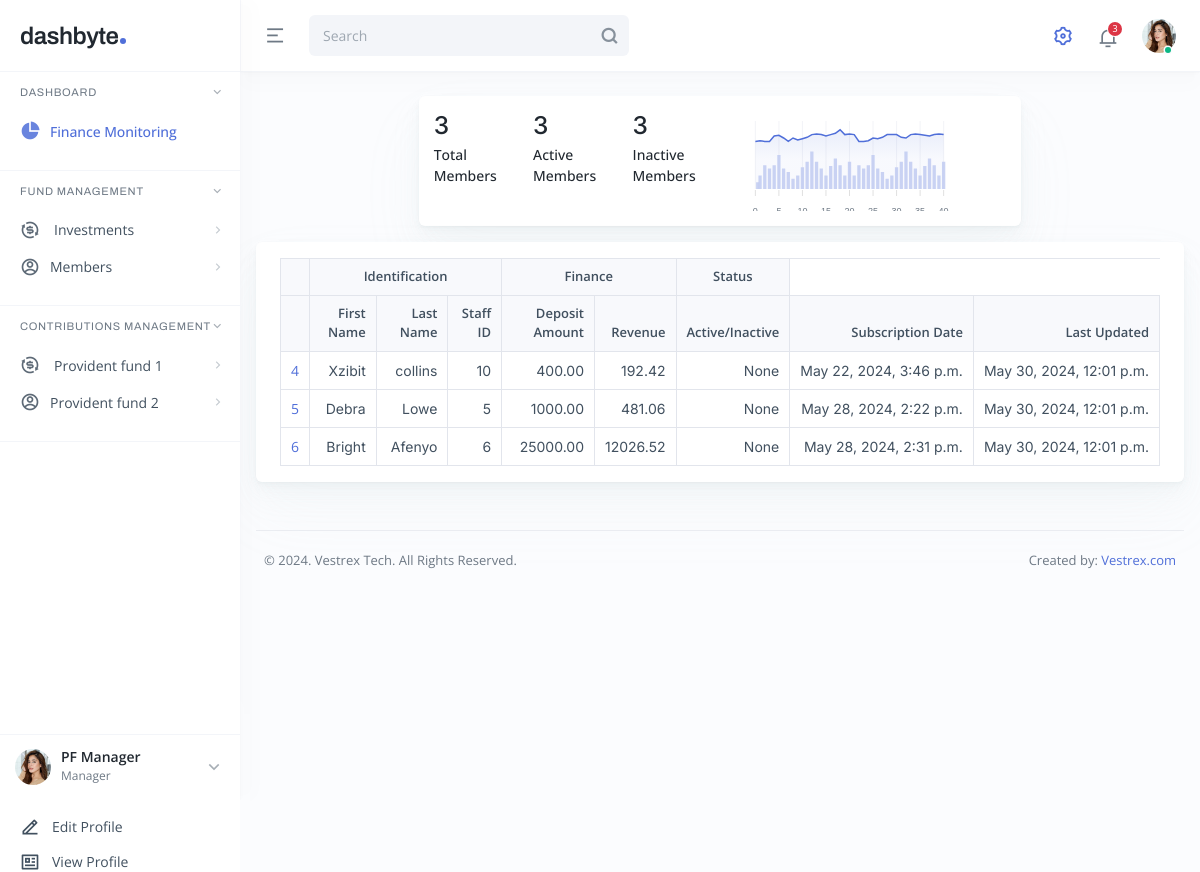
The app's page /fund/memberList/, older data.
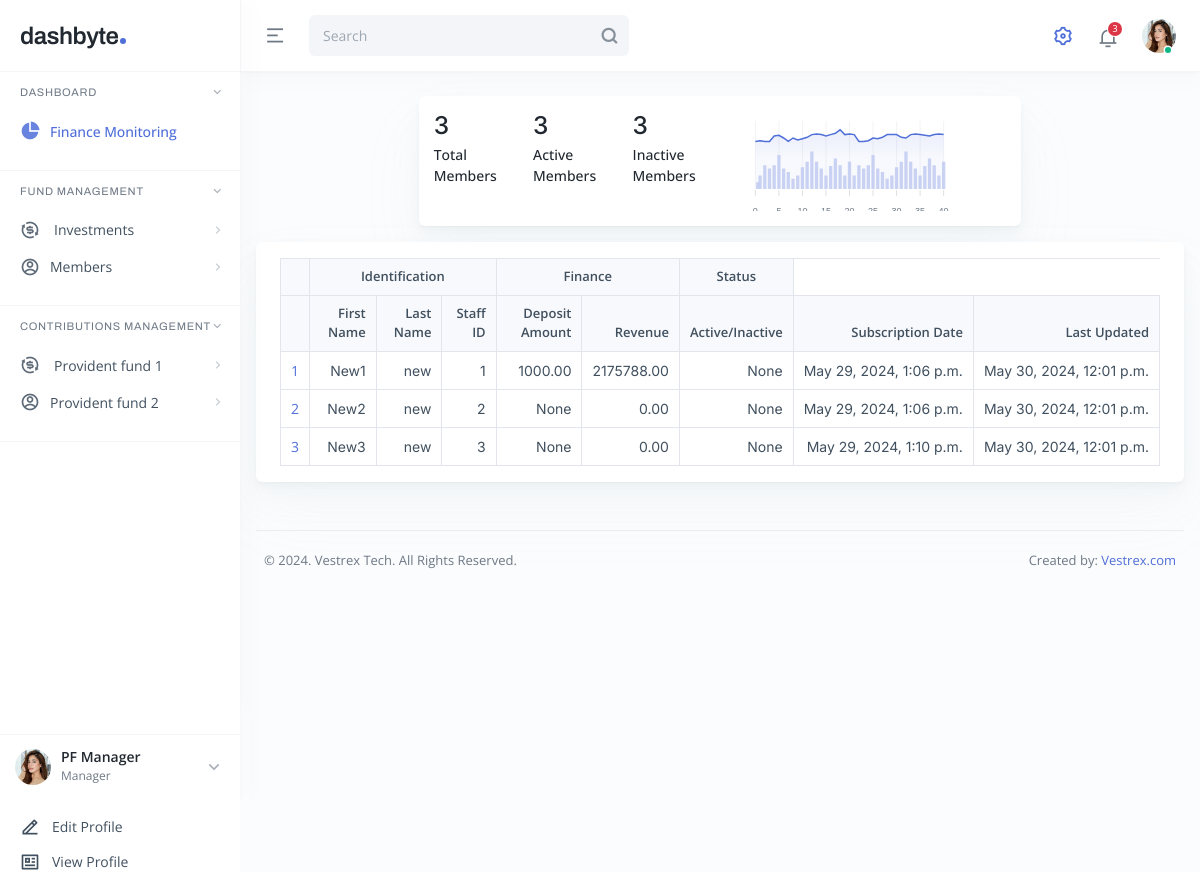
The same page, newer data.
### Fund/models.py (models this page shows, shortened)
class Member(models.Model):
    first_name = models.CharField(max_length=30)
    last_name = models.CharField(max_length=30)
    staff_id = models.PositiveIntegerField(unique=True)
    total_amount_to_date = models.DecimalField(max_digits=10, decimal_places=2, blank=True, null=True)
    profit = models.DecimalField(max_digits=10, decimal_places=2,blank=True, null=True)
    status = models.CharField(max_length=20,blank=True, null=True)
    subscription_date = models.DateTimeField(auto_now_add=True)
    updated_date = models.DateTimeField(auto_now=True)

### Fund/views.py (the view)
# urls.py: path('memberList/', views.MemberListView.as_view(), name='member_list'),
class MemberListView(ListView):
    model = Member
    template_name = 'dashboard/member_list.html'
    context_object_name = 'member_list'
    def get_context_data(self, **kwargs):
        context = super().get_context_data(**kwargs)
        queryset = self.get_queryset()
        context['member_count'] = self.get_queryset().count()
        total_contribution = queryset.aggregate(total=Sum(Cast('total_amount_to_date',FloatField())*1.0))['total'] or 0.0
        total_profit = InvestmentDetail.objects.aggregate(total=Sum(Cast('interest_amount',FloatField())*1.0))['total'] or 0.0
        for member in queryset:
            member_contribution = member.total_amount_to_date or 0.0
            member_contribution = float(member_contribution)
            if total_contribution !=0:
                member_profit = ((member_contribution)/(total_contribution))*total_profit
            else:
                member_profit = 0.0
            member.profit = member_profit
            member.save()
        context['member_list']= queryset
        return context

### Fund/templates/dashboard/member_list.html
{% extends 'dashboard/base.html' %}
{% block content %}
<div class="main main-app p-3 p-lg-4">
    <div class="row g-3 justify-content-center">
        <div class="col-md-10 col-xl-8">
        <div class="card card-one">
            <div class="card-body">
              <div class="row">
                <div class="col-2">
                  <h3 class="card-value mb-1">{{ member_count }}</h3>
                  <label class="card-title fw-medium text-dark mb-1">Total Members</label>
                </div>
                <div class="col-2">
                  <h3 class="card-value mb-1">{{ member_count }}</h3>
                  <label class="card-title fw-medium text-dark mb-1">Active Members</label>
                </div>
                <div class="col-2">
                  <h3 class="card-value mb-1">{{ member_count }}</h3>
                  <label class="card-title fw-medium text-dark mb-1">Inactive Members</label>
                </div>
                <div class="col-5">
                  <div id="apexChart2"></div>
                </div>
              </div>
            </div>
        </div>
    </div>
  <div class="card card-one mt-3">
    <div class="card-body p-3">
      <div class="table-responsive">
        <table class="table table-four table-bordered">
          <thead>
            <tr>
              <th>&nbsp;</th>
              <th colspan="3">Identification</th>
              <th colspan="2">Finance</th>
              <th colspan="1">Status</th>
            </tr>
            <tr>
              <th></th>
              <th>First Name</th>
              <th>Last Name</th>
              <th>Staff ID</th>
              <th>Deposit Amount</th>
              <th>Revenue</th>
              <th>Active/Inactive</th>
              <th>Subscription Date</th>
              <th>Last Updated</th>
            </tr>
          </thead>
            <tbody>
              {% for member in member_list %}
                <tr>
                  <td><a href="{% url 'member_detail' member.pk %}">{{ member.id }}</a></td>
                  <td>{{ member.first_name }}</td>
                  <td>{{ member.last_name }}</td>
                  <td>{{ member.staff_id }}</td>
                  <td>{{ member.total_amount_to_date }}</td>
                  <td>{{ member.profit|floatformat:"2" }}</td>
                  <td>{{ member.status }}</td>
                  <td>{{ member.subscription_date }}</td>
                  <td>{{ member.updated_date }}</td>
                </tr>
              {% endfor %}
            </tbody>
        </table>
      </div>
    </div>
  </div>
{% endblock %}

### Fund/templates/dashboard/base.html (shortened to what this page needs)
{% load static %}
<!DOCTYPE html>
<html lang="en">
<head>
    <link rel="stylesheet" href="{% static 'lib/remixicon/fonts/remixicon.css' %}">
    <link rel="stylesheet" href="{% static '/lib/apexcharts/apexcharts.css' %}">
    <link rel="stylesheet" href="{% static 'assets/css/style.min.css' %}">
  </head>
  <body>
    <div class="sidebar">
      <div class="sidebar-header">
        <a href="../index.html" class="sidebar-logo">dashbyte</a>
      </div>
      <div id="sidebarMenu" class="sidebar-body">
        <div class="nav-group show">
          <a href="#" class="nav-label">Dashboard</a>
          <ul class="nav nav-sidebar">
            <li class="nav-item">
              <a href="{% url 'finance_page' %}" class="nav-link active"><i class="ri-pie-chart-2-fill"></i> <span>Finance Monitoring</span></a>
            </li>
        </div>
        <div class="nav-group show">
          <a href="#" class="nav-label">Fund Management</a>
          <ul class="nav nav-sidebar">
            <li class="nav-item">
              <a href="#" class="nav-link has-sub"><i class="ri-exchange-dollar-line fs-32 lh-1 me-3"></i> <span>Investments</span></a>
            </li>
            <li class="nav-item">
              <a href="#" class="nav-link has-sub"><i class="ri-account-circle-line"></i> <span>Members</span></a>
            </li>
          </ul>
        </div>
          <div class="nav-group show">
            <a href="#" class="nav-label">Contributions Management</a>
            <ul class="nav nav-sidebar">
              <li class="nav-item">
                <a href="#" class="nav-link has-sub"><i class="ri-exchange-dollar-line fs-32 lh-1 me-3"></i> <span>Provident fund 1</span></a>
              </li>
              <li class="nav-item">
                <a href="#" class="nav-link has-sub"><i class="ri-account-circle-line"></i> <span>Provident fund 2</span></a>
              </li>
            </ul>
          </div>
      </div>
      <div class="sidebar-footer">
        <div class="sidebar-footer-top">
          <div class="sidebar-footer-thumb">
            <img src="../assets/img/img1.jpg" alt="">
          </div>
          <div class="sidebar-footer-body">
            <h6><a href="../pages/profile.html">PF Manager</a></h6>
            <p>Manager</p>
          </div>
          <a id="sidebarFooterMenu" href="#" class="dropdown-link"><i class="ri-arrow-down-s-line"></i></a>
        </div>
        <div class="sidebar-footer-menu">
          <nav class="nav">
            <a href="#"><i class="ri-edit-2-line"></i> Edit Profile</a>
            <a href="#"><i class="ri-profile-line"></i> View Profile</a>
          </nav>
        </div>
      </div>
    </div>
    <div class="header-main px-3 px-lg-4">
      <a id="menuSidebar" href="#" class="menu-link me-3 me-lg-4"><i class="ri-menu-2-fill"></i></a>
      <div class="form-search me-auto">
        <input type="text" class="form-control" placeholder="Search">
        <i class="ri-search-line"></i>
      </div>
      <div class="dropdown dropdown-skin">
        <a href="#" class="dropdown-link" data-bs-toggle="dropdown" data-bs-auto-close="outside"><i class="ri-settings-3-line"></i></a>
      </div>
      <div class="dropdown dropdown-notification ms-3 ms-xl-4">
        <a href="#" class="dropdown-link" data-bs-toggle="dropdown" data-bs-auto-close="outside"><small>3</small><i class="ri-notification-3-line"></i></a>
      </div>
      <div class="dropdown dropdown-profile ms-3 ms-xl-4">
          <a href="#" class="dropdown-link" data-bs-toggle="dropdown" data-bs-auto-close="outside"><div class="avatar online"><img src="../assets/img/img1.jpg" alt=""></div></a>
      </div>
    </div>
    {% block content %}
    {% endblock %}
    <div class="main-footer mt-5">
        <span>&copy; 2024. Vestrex Tech. All Rights Reserved.</span>
        <span>Created by: <a href="http://vestrex.com/" target="_blank">Vestrex.com</a></span>
      </div>
    </div>
  </body>
</html>

Row changes from the older to the newer data that the page shows:
removed Member: id "4", first_name "Xzibit", last_name "collins", staff_id "10", total_amount_to_date "400.00", profit "192.42", status "None", subscription_date "May 22, 2024, 3:46 p.m.", updated_date "May 30, 2024, 12:01 p.m."
removed Member: id "5", first_name "Debra", last_name "Lowe", staff_id "5", total_amount_to_date "1000.00", profit "481.06", status "None", subscription_date "May 28, 2024, 2:22 p.m.", updated_date "May 30, 2024, 12:01 p.m."
removed Member: id "6", first_name "Bright", last_name "Afenyo", staff_id "6", total_amount_to_date "25000.00", profit "12026.52", status "None", subscription_date "May 28, 2024, 2:31 p.m.", updated_date "May 30, 2024, 12:01 p.m."
added Member: id "1", first_name "New1", last_name "new", staff_id "1", total_amount_to_date "1000.00", profit "2175788.00", status "None", subscription_date "May 29, 2024, 1:06 p.m.", updated_date "May 30, 2024, 12:01 p.m."
added Member: id "2", first_name "New2", last_name "new", staff_id "2", total_amount_to_date "None", profit "0.00", status "None", subscription_date "May 29, 2024, 1:06 p.m.", updated_date "May 30, 2024, 12:01 p.m."
added Member: id "3", first_name "New3", last_name "new", staff_id "3", total_amount_to_date "None", profit "0.00", status "None", subscription_date "May 29, 2024, 1:10 p.m.", updated_date "May 30, 2024, 12:01 p.m."
